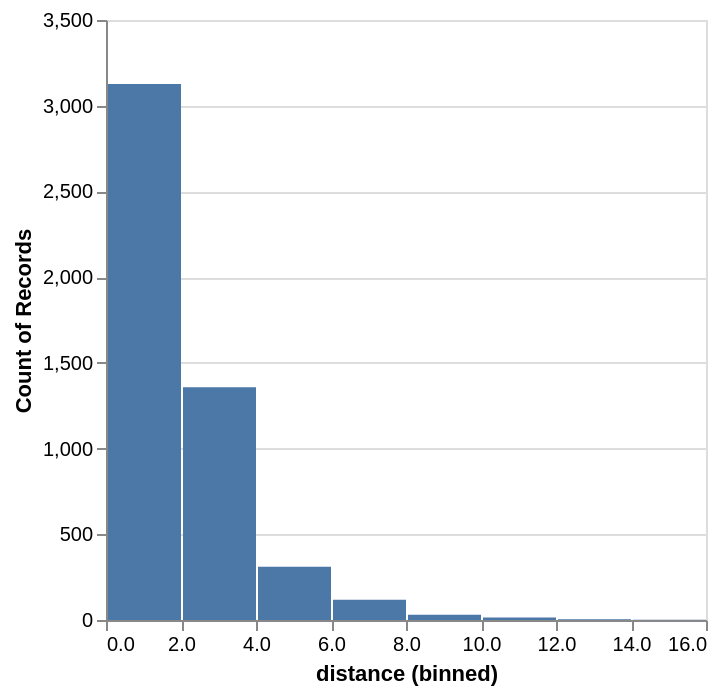

This figure's notebook cell:
### Code cell
trips_speed["distance"].plot.hist()

### Figure 1 — Vega specification as saved in the notebook (floating-point values rounded to 4 significant figures)
{"$schema": "https://vega.github.io/schema/vega/v5.json", "data": [{"name": "param_8_store"}, {"name": "data-d4e73351d196b93b5473928009970a0b"}, {"name": "data_0", "values": [{"__count": 3126, "bin_maxbins_10_distance": 0.0, "bin_maxbins_10_distance_end": 2.0}, {"__count": 311, "bin_maxbins_10_distance": 4.0, "bin_maxbins_10_distance_end": 6.0}, {"__count": 118, "bin_maxbins_10_distance": 6.0, "bin_maxbins_10_distance_end": 8.0}, {"__count": 1358, "bin_maxbins_10_distance": 2.0, "bin_maxbins_10_distance_end": 4.0}, {"__count": 31, "bin_maxbins_10_distance": 8.0, "bin_maxbins_10_distance_end": 10.0}, {"__count": 14, "bin_maxbins_10_distance": 10.0, "bin_maxbins_10_distance_end": 12.0}, {"__count": 1, "bin_maxbins_10_distance": 14.0, "bin_maxbins_10_distance_end": 16.0}, {"__count": 4, "bin_maxbins_10_distance": 12.0, "bin_maxbins_10_distance_end": 14.0}]}, {"name": "data_0_y_domain___count", "values": [{"min": 1, "max": 3126}]}], "signals": [{"name": "bin_maxbins_10_distance_bins", "value": {"fields": ["distance"], "fname": "bin_distance", "start": 0.0, "step": 2.0, "stop": 16.0}}, {"name": "unit", "value": {}, "on": [{"events": "pointermove", "update": "isTuple(group()) ? group() : unit"}]}, {"name": "param_8", "update": "vlSelectionResolve(\"param_8_store\", \"union\")"}, {"name": "param_8_distance", "on": [{"events": [{"source": "view", "type": "dblclick"}], "update": "null"}, {"events": {"signal": "param_8_translate_delta"}, "update": "panLinear(param_8_translate_anchor.extent_x, -param_8_translate_delta.x / width)"}, {"events": {"signal": "param_8_zoom_delta"}, "update": "zoomLinear(domain(\"x\"), param_8_zoom_anchor.x, param_8_zoom_delta)"}]}, {"name": "param_8_tuple", "on": [{"events": [{"signal": "param_8_distance"}], "update": "param_8_distance ? {unit: \"\", fields: param_8_tuple_fields, values: [param_8_distance]} : null"}]}, {"name": "param_8_tuple_fields", "value": [{"field": "distance", "channel": "x", "type": "R"}]}, {"name": "param_8_translate_anchor", "value": {}, "on": [{"events": [{"source": "scope", "type": "pointerdown"}], "update": "{x: x(unit), y: y(unit), extent_x: domain(\"x\")}"}]}, {"name": "param_8_translate_delta", "value": {}, "on": [{"events": [{"source": "window", "between": [{"source": "scope", "type": "pointerdown"}, {"source": "window", "type": "pointerup"}], "consume": true, "type": "pointermove"}], "update": "{x: param_8_translate_anchor.x - x(unit), y: param_8_translate_anchor.y - y(unit)}"}]}, {"name": "param_8_zoom_anchor", "on": [{"events": [{"source": "scope", "consume": true, "type": "wheel"}], "update": "{x: invert(\"x\", x(unit)), y: invert(\"y\", y(unit))}"}]}, {"name": "param_8_zoom_delta", "on": [{"events": [{"source": "scope", "type": "wheel", "consume": true}], "update": "pow(1.001, event.deltaY * pow(16, event.deltaMode))", "force": true}]}, {"name": "param_8_modify", "on": [{"events": {"signal": "param_8_tuple"}, "update": "modify(\"param_8_store\", param_8_tuple, true)"}]}], "marks": [{"type": "rect", "name": "marks", "from": {"data": "data_0"}, "encode": {"update": {"y2": {"value": 0, "scale": "y"}, "y": {"field": "__count", "scale": "y"}, "x2": {"field": "bin_maxbins_10_distance", "scale": "x", "offset": {"signal": "0.5 + (abs(scale(\"x\", datum[\"bin_maxbins_10_distance_end\"]) - scale(\"x\", datum[\"bin_maxbins_10_distance\"])) < 0.25 ? -0.5 * (0.25 - (abs(scale(\"x\", datum[\"bin_maxbins_10_distance_end\"]) - scale(\"x\", datum[\"bin_maxbins_10_distance\"])))) : 0.5)"}}, "tooltip": {"signal": "{\"distance (binned)\": !isValid(datum[\"bin_maxbins_10_distance\"]) || !isFinite(+datum[\"bin_maxbins_10_distance\"]) ? \"null\" : format(datum[\"bin_maxbins_10_distance\"], \"\") + \" – \" + format(datum[\"bin_maxbins_10_distance_end\"], \"\"), \"Count of Records\": format(datum[\"__count\"], \"\")}"}, "x": {"field": "bin_maxbins_10_distance_end", "scale": "x", "offset": {"signal": "0.5 + (abs(scale(\"x\", datum[\"bin_maxbins_10_distance_end\"]) - scale(\"x\", datum[\"bin_maxbins_10_distance\"])) < 0.25 ? 0.5 * (0.25 - (abs(scale(\"x\", datum[\"bin_maxbins_10_distance_end\"]) - scale(\"x\", datum[\"bin_maxbins_10_distance\"])))) : -0.5)"}}, "fill": {"value": "#4c78a8"}}}, "clip": true, "interactive": true, "style": ["bar"]}], "scales": [{"name": "x", "type": "linear", "domain": {"signal": "[bin_maxbins_10_distance_bins.start, bin_maxbins_10_distance_bins.stop]"}, "range": [0, {"signal": "width"}], "bins": {"signal": "bin_maxbins_10_distance_bins"}, "domainRaw": {"signal": "param_8[\"distance\"]"}, "zero": false}, {"name": "y", "type": "linear", "domain": [{"signal": "(data(\"data_0_y_domain___count\")[0] || {}).min"}, {"signal": "(data(\"data_0_y_domain___count\")[0] || {}).max"}], "range": [{"signal": "height"}, 0], "nice": true, "zero": true}], "axes": [{"scale": "y", "grid": true, "domain": false, "aria": false, "minExtent": 0, "ticks": false, "tickCount": {"signal": "ceil(height/40)"}, "orient": "left", "maxExtent": 0, "zindex": 0, "labels": false, "gridScale": "x"}, {"scale": "x", "labelOverlap": true, "orient": "bottom", "tickCount": {"signal": "ceil(width/10)"}, "title": "distance (binned)", "zindex": 0, "labelFlush": true, "grid": false}, {"scale": "y", "zindex": 0, "grid": false, "orient": "left", "tickCount": {"signal": "ceil(height/40)"}, "labelOverlap": true, "title": "Count of Records"}], "padding": 5, "style": "cell", "background": "white", "height": 300, "width": 300}
